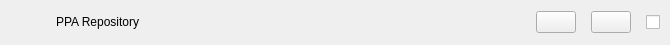
<?xml version="1.0" encoding="UTF-8"?>
<ui version="4.0">
 <class>PPARepositoryItem</class>
 <widget class="QWidget" name="PPARepositoryItem">
  <property name="geometry">
   <rect>
    <x>0</x>
    <y>0</y>
    <width>670</width>
    <height>45</height>
   </rect>
  </property>
  <property name="minimumSize">
   <size>
    <width>0</width>
    <height>45</height>
   </size>
  </property>
  <property name="maximumSize">
   <size>
    <width>16777215</width>
    <height>45</height>
   </size>
  </property>
  <property name="windowTitle">
   <string>Form</string>
  </property>
  <layout class="QVBoxLayout" name="verticalLayout">
   <property name="spacing">
    <number>0</number>
   </property>
   <property name="leftMargin">
    <number>0</number>
   </property>
   <property name="topMargin">
    <number>0</number>
   </property>
   <property name="rightMargin">
    <number>0</number>
   </property>
   <property name="bottomMargin">
    <number>0</number>
   </property>
   <item>
    <widget class="QWidget" name="ppaRepositoryItemWidget" native="true">
     <property name="sizePolicy">
      <sizepolicy hsizetype="Expanding" vsizetype="Expanding">
       <horstretch>0</horstretch>
       <verstretch>0</verstretch>
      </sizepolicy>
     </property>
     <property name="cursor">
      <cursorShape>ArrowCursor</cursorShape>
     </property>
     <layout class="QHBoxLayout" name="startupAppLayout">
      <property name="spacing">
       <number>15</number>
      </property>
      <property name="leftMargin">
       <number>15</number>
      </property>
      <property name="topMargin">
       <number>10</number>
      </property>
      <property name="rightMargin">
       <number>10</number>
      </property>
      <property name="bottomMargin">
       <number>10</number>
      </property>
      <item>
       <widget class="QLabel" name="ppaIcon">
        <property name="minimumSize">
         <size>
          <width>26</width>
          <height>26</height>
         </size>
        </property>
        <property name="maximumSize">
         <size>
          <width>26</width>
          <height>26</height>
         </size>
        </property>
        <property name="text">
         <string/>
        </property>
        <property name="scaledContents">
         <bool>true</bool>
        </property>
       </widget>
      </item>
      <item alignment="Qt::AlignLeft|Qt::AlignVCenter">
       <widget class="QLabel" name="ppaRepositoryName">
        <property name="text">
         <string notr="true">PPA Repository</string>
        </property>
       </widget>
      </item>
      <item>
       <spacer name="horizontalSpacer">
        <property name="orientation">
         <enum>Qt::Horizontal</enum>
        </property>
        <property name="sizeHint" stdset="0">
         <size>
          <width>0</width>
          <height>0</height>
         </size>
        </property>
       </spacer>
      </item>
      <item alignment="Qt::AlignRight|Qt::AlignVCenter">
       <widget class="QPushButton" name="editPpaBtn">
        <property name="cursor">
         <cursorShape>PointingHandCursor</cursorShape>
        </property>
        <property name="focusPolicy">
         <enum>Qt::NoFocus</enum>
        </property>
        <property name="text">
         <string/>
        </property>
        <property name="iconSize">
         <size>
          <width>18</width>
          <height>20</height>
         </size>
        </property>
       </widget>
      </item>
      <item alignment="Qt::AlignRight|Qt::AlignVCenter">
       <widget class="QPushButton" name="deletePpaBtn">
        <property name="cursor">
         <cursorShape>PointingHandCursor</cursorShape>
        </property>
        <property name="focusPolicy">
         <enum>Qt::NoFocus</enum>
        </property>
        <property name="text">
         <string/>
        </property>
        <property name="iconSize">
         <size>
          <width>22</width>
          <height>22</height>
         </size>
        </property>
       </widget>
      </item>
      <item alignment="Qt::AlignRight|Qt::AlignVCenter">
       <widget class="QCheckBox" name="ppaCheck">
        <property name="cursor">
         <cursorShape>PointingHandCursor</cursorShape>
        </property>
        <property name="focusPolicy">
         <enum>Qt::NoFocus</enum>
        </property>
        <property name="styleSheet">
         <string notr="true"/>
        </property>
        <property name="iconSize">
         <size>
          <width>45</width>
          <height>23</height>
         </size>
        </property>
       </widget>
      </item>
     </layout>
    </widget>
   </item>
  </layout>
 </widget>
 <resources/>
 <connections/>
</ui>
